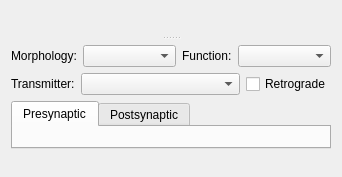
<?xml version="1.0" encoding="UTF-8"?>
<ui version="4.0">
 <class>ChemicalSynapseWidget</class>
 <widget class="QWidget" name="ChemicalSynapseWidget">
  <property name="geometry">
   <rect>
    <x>0</x>
    <y>0</y>
    <width>342</width>
    <height>177</height>
   </rect>
  </property>
  <property name="windowTitle">
   <string>Form</string>
  </property>
  <layout class="QGridLayout" name="gridLayout_3">
   <item row="0" column="0">
    <widget class="QSplitter" name="splitter">
     <property name="orientation">
      <enum>Qt::Orientation::Vertical</enum>
     </property>
     <property name="handleWidth">
      <number>3</number>
     </property>
     <widget class="DataExchangeWidget" name="dataExchangeWidget" native="true"/>
     <widget class="QWidget" name="layoutWidget">
      <layout class="QVBoxLayout" name="verticalLayout">
       <item>
        <widget class="NameDescriptionWidget" name="nameDescriptionWidget" native="true"/>
       </item>
       <item>
        <layout class="QHBoxLayout" name="horizontalLayout">
         <item>
          <widget class="QLabel" name="label">
           <property name="text">
            <string>Morphology:</string>
           </property>
           <property name="buddy">
            <cstring>synapseMorhpologicalTypeComboBox</cstring>
           </property>
          </widget>
         </item>
         <item>
          <widget class="QComboBox" name="synapseMorhpologicalTypeComboBox">
           <property name="sizePolicy">
            <sizepolicy hsizetype="MinimumExpanding" vsizetype="Fixed">
             <horstretch>0</horstretch>
             <verstretch>0</verstretch>
            </sizepolicy>
           </property>
          </widget>
         </item>
         <item>
          <widget class="QLabel" name="label_2">
           <property name="text">
            <string>Function:</string>
           </property>
           <property name="buddy">
            <cstring>synapseFunctionalTypeComboBox</cstring>
           </property>
          </widget>
         </item>
         <item>
          <widget class="QComboBox" name="synapseFunctionalTypeComboBox">
           <property name="sizePolicy">
            <sizepolicy hsizetype="MinimumExpanding" vsizetype="Fixed">
             <horstretch>0</horstretch>
             <verstretch>0</verstretch>
            </sizepolicy>
           </property>
          </widget>
         </item>
        </layout>
       </item>
       <item>
        <layout class="QHBoxLayout" name="horizontalLayout_3">
         <item>
          <widget class="QLabel" name="label_3">
           <property name="text">
            <string>Transmitter:</string>
           </property>
           <property name="buddy">
            <cstring>neurotransmitterComboBox</cstring>
           </property>
          </widget>
         </item>
         <item>
          <widget class="QComboBox" name="neurotransmitterComboBox">
           <property name="sizePolicy">
            <sizepolicy hsizetype="MinimumExpanding" vsizetype="Fixed">
             <horstretch>0</horstretch>
             <verstretch>0</verstretch>
            </sizepolicy>
           </property>
          </widget>
         </item>
         <item>
          <widget class="QCheckBox" name="retrogradeCheckBox">
           <property name="text">
            <string>Retrograde</string>
           </property>
          </widget>
         </item>
        </layout>
       </item>
       <item>
        <widget class="QTabWidget" name="chemicalSynapseComponentsTabWidget">
         <property name="currentIndex">
          <number>0</number>
         </property>
         <widget class="QWidget" name="presynapticTab">
          <attribute name="title">
           <string>Presynaptic</string>
          </attribute>
          <layout class="QGridLayout" name="gridLayout">
           <item row="0" column="0">
            <widget class="CellCompartmentWidget" name="presynapticCompartmentWidget" native="true"/>
           </item>
          </layout>
         </widget>
         <widget class="QWidget" name="postsynapticTab">
          <attribute name="title">
           <string>Postsynaptic</string>
          </attribute>
          <layout class="QGridLayout" name="gridLayout_2">
           <item row="0" column="0">
            <widget class="CellCompartmentWidget" name="postsynapticCompartmentWidget" native="true"/>
           </item>
          </layout>
         </widget>
        </widget>
       </item>
       <item>
        <spacer name="verticalSpacer">
         <property name="orientation">
          <enum>Qt::Orientation::Vertical</enum>
         </property>
         <property name="sizeHint" stdset="0">
          <size>
           <width>20</width>
           <height>40</height>
          </size>
         </property>
        </spacer>
       </item>
      </layout>
     </widget>
    </widget>
   </item>
  </layout>
 </widget>
 <customwidgets>
  <customwidget>
   <class>DataExchangeWidget</class>
   <extends>QWidget</extends>
   <header location="global">gui.widgets.dataclasswidgets.dataexchangewidget</header>
   <container>1</container>
  </customwidget>
  <customwidget>
   <class>NameDescriptionWidget</class>
   <extends>QWidget</extends>
   <header location="global">gui.widgets.dataclasswidgets.namedescriptionwidget</header>
   <container>1</container>
  </customwidget>
  <customwidget>
   <class>CellCompartmentWidget</class>
   <extends>QWidget</extends>
   <header location="global">gui.widgets.dataclasswidgets.cellcompartmentwidget</header>
   <container>1</container>
  </customwidget>
 </customwidgets>
 <resources/>
 <connections/>
</ui>
